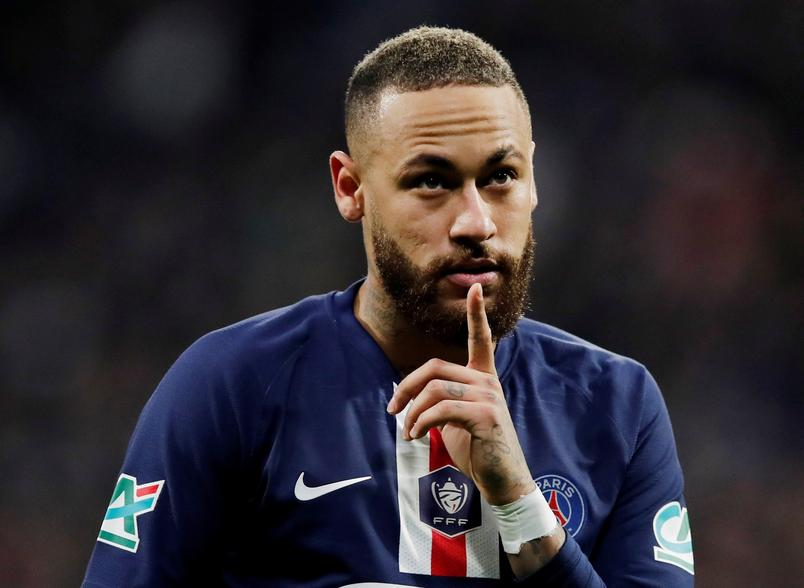
#> input picture img/models/neymar.jpeg, 804 x 588 px, found by its file name
$ python image-deconvolution.py
#> lines starting #> are read from the running program, lines starting #| are printed output that depends on the picture
### img/mydata.py
from skimage import io

root = "C:/Users/Antonio Carlos/PycharmProjects/scikit-image-examples/img/models/"


def beatles():
    img = io.imread(root + 'beatles.jpg')
    return img


def fire():
    img = io.imread(root + 'fire.jpg')
    return img


def bird():
    img = io.imread(root + 'bird.jpg')
    return img


def neymar():
    img = io.imread(root + 'neymar.jpeg')
#> img is the input picture: shape (588, 804, 3); mean R, G, B 48.6, 43.9, 49.7
    return img


def hollywood():
    img = io.imread(root + 'hollywood.jpg')
    return img


def elvis():
    img = io.imread(root + 'elvis.jpg')
    return img


def lion():
    return io.imread(root + 'lion-3d.png')


def retina():
    return io.imread(root + 'retina.jpg')


def devil():
    return io.imread(root + 'devil.png')


def bacteria():
    return io.imread(root + 'bacteria.png')

### src/image-deconvolution.py
import numpy as np
import matplotlib.pyplot as plt
from img import mydata as my
from skimage import color, data, restoration

couple = color.rgb2gray(my.neymar())
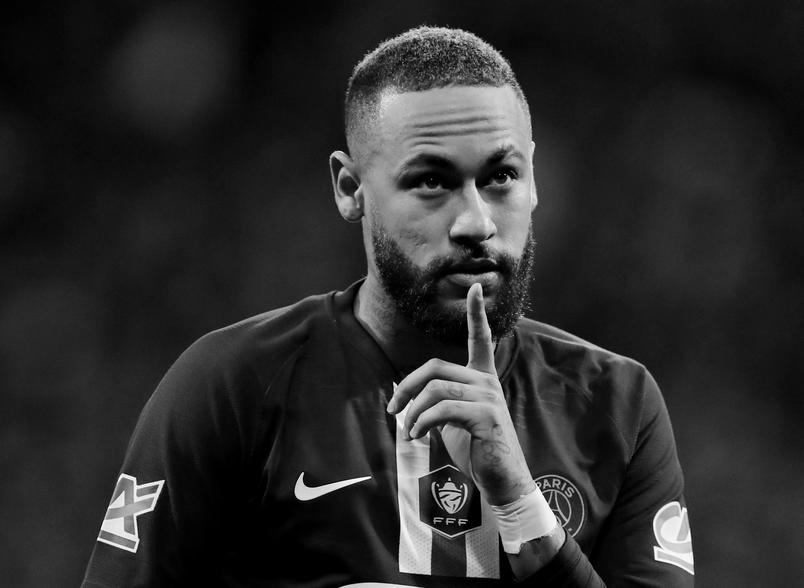
#> couple: shape (588, 804) float64; min 0, max 0.999, mean 0.178
from scipy.signal import convolve2d as conv2
psf = np.ones((5, 5)) / 25
couple = conv2(couple, psf, 'same')
couple += 0.1 * couple.std() * np.random.standard_normal(couple.shape)
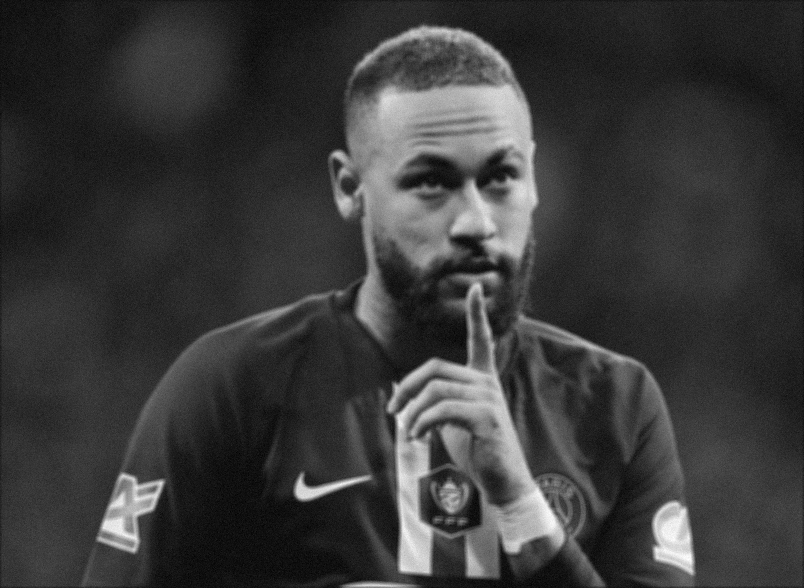
#> couple: shape (588, 804) float64; min -0.0648, max 0.992, mean 0.177; drawn with min black and max white

deconvolved, _ = restoration.unsupervised_wiener(couple, psf)
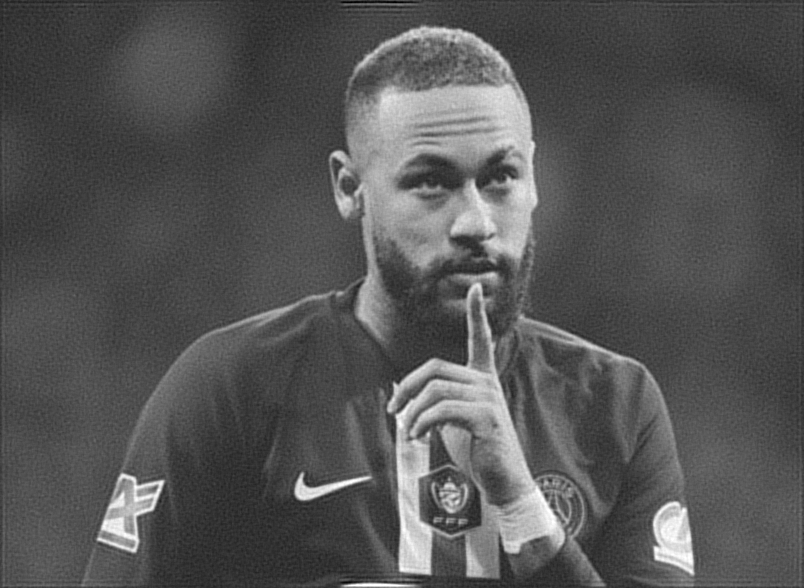
#> deconvolved: shape (588, 804) float64; min -0.239, max 1, mean 0.177; drawn with min black and max white

fig, ax = plt.subplots(nrows=1, ncols=2, figsize=(8, 5),
                       sharex=True, sharey=True)

plt.gray()

ax[0].imshow(couple, vmin=deconvolved.min(), vmax=deconvolved.max())
ax[0].axis('off')
ax[0].set_title('Data')

ax[1].imshow(deconvolved)
ax[1].axis('off')
ax[1].set_title('Self tuned restoration')

fig.tight_layout()

plt.show()
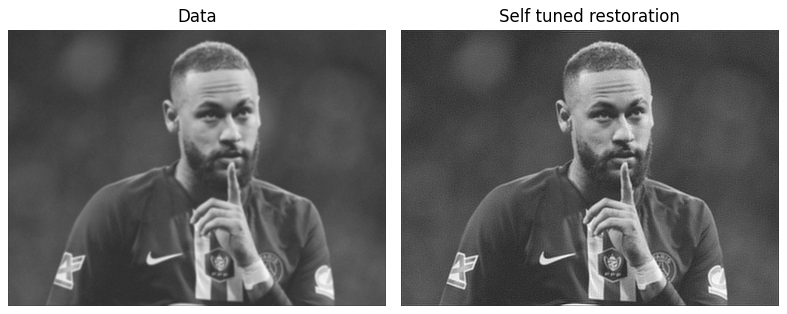
#> figure drawn by matplotlib, 2 panels

$ run again, with img/models/retina.jpg copied over img/models/neymar.jpeg
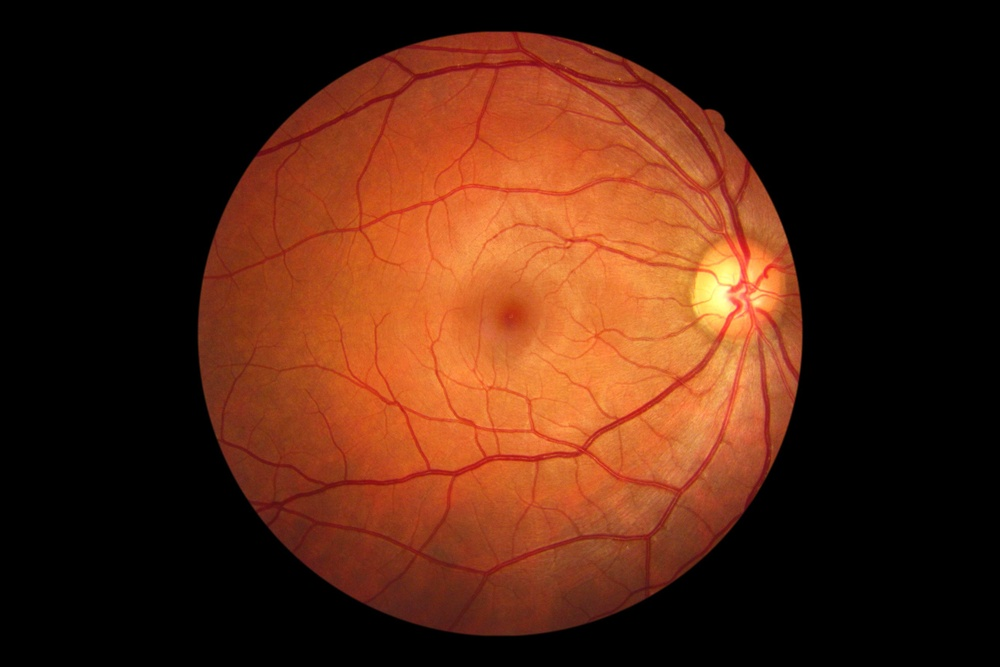
#> input picture img/models/retina.jpg, 1000 x 667 px, shrunk from 2592 x 1728 before the run, found by its file name
#> in neymar, img is the input picture: shape (667, 1000, 3); mean R, G, B 79.7, 36.5, 17.5
#> `couple += 0.1 * couple.std() * np.random.standard_normal(couple.shape)`:
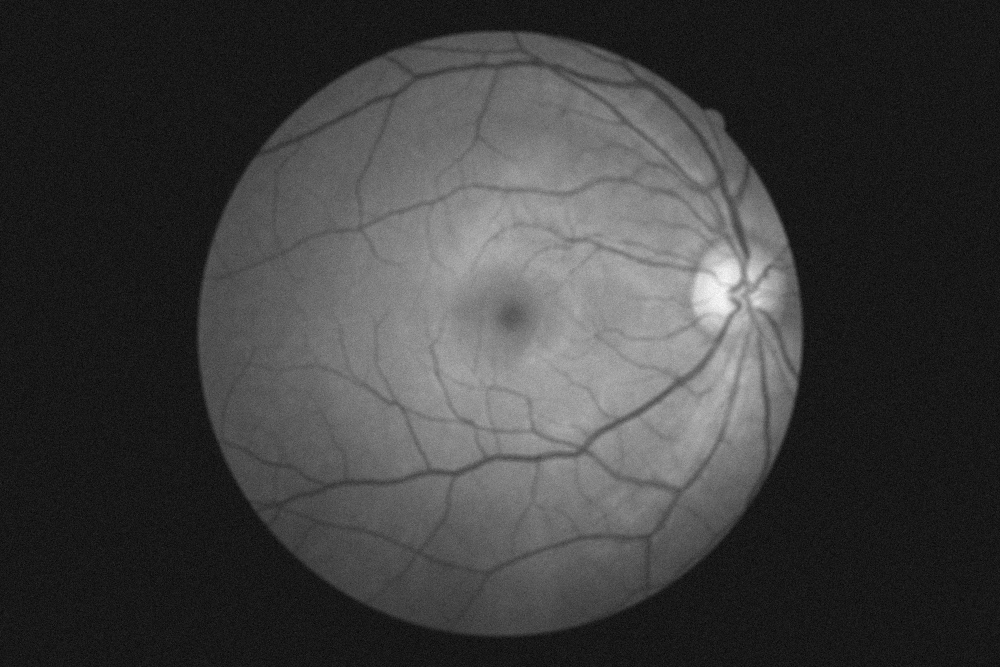
#> couple: shape (667, 1000) float64; min -0.107, max 1.04, mean 0.174; drawn with min black and max white
#> `plt.show()`:
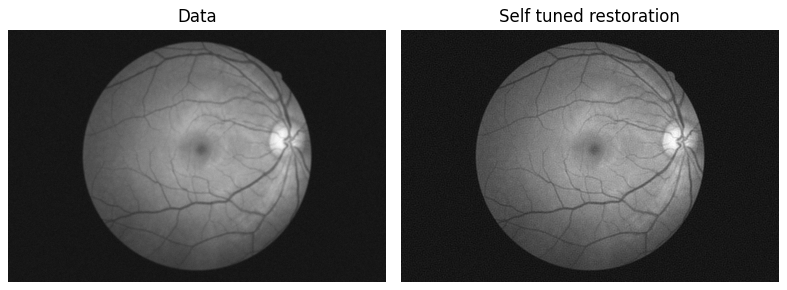
#> figure drawn by matplotlib, 2 panels
